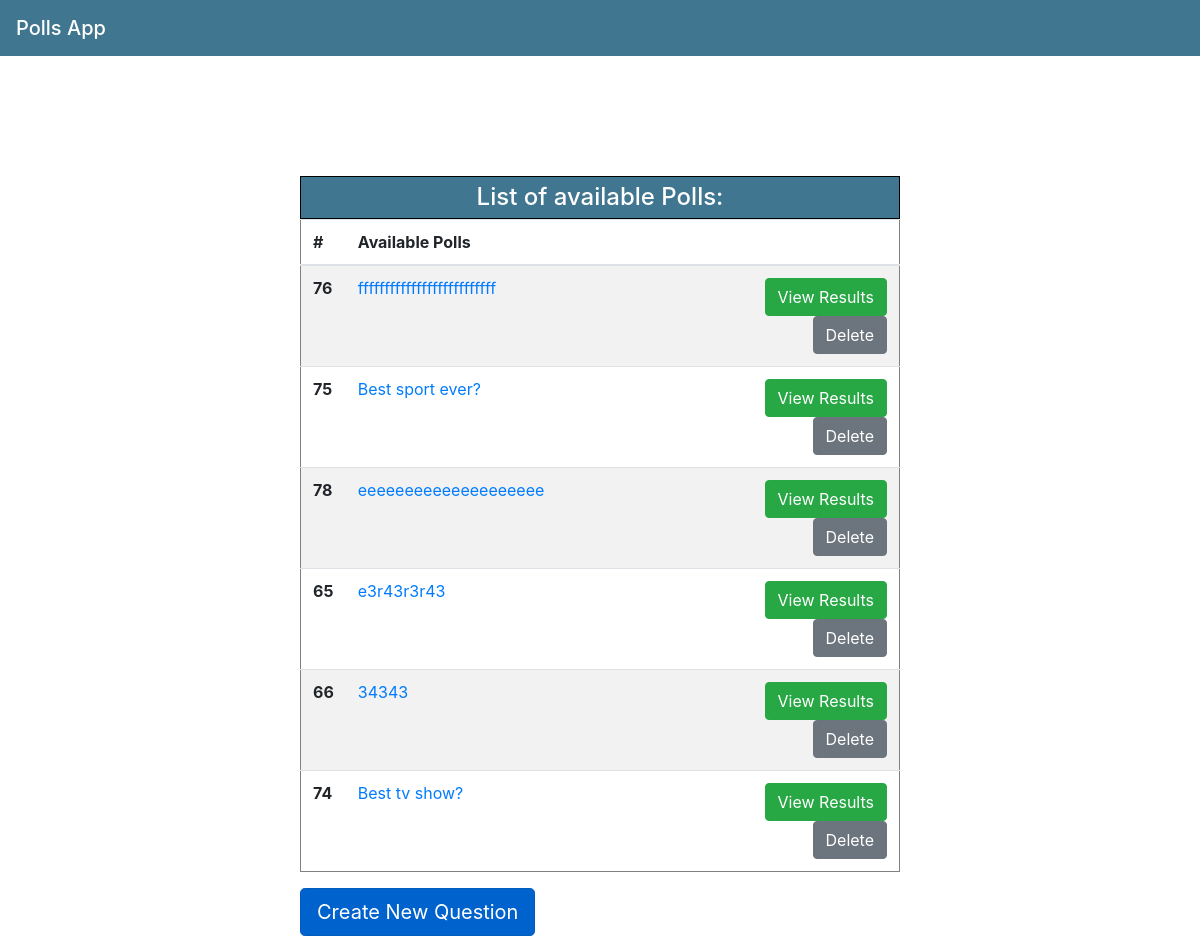
Before: /polls/ with the older database file.
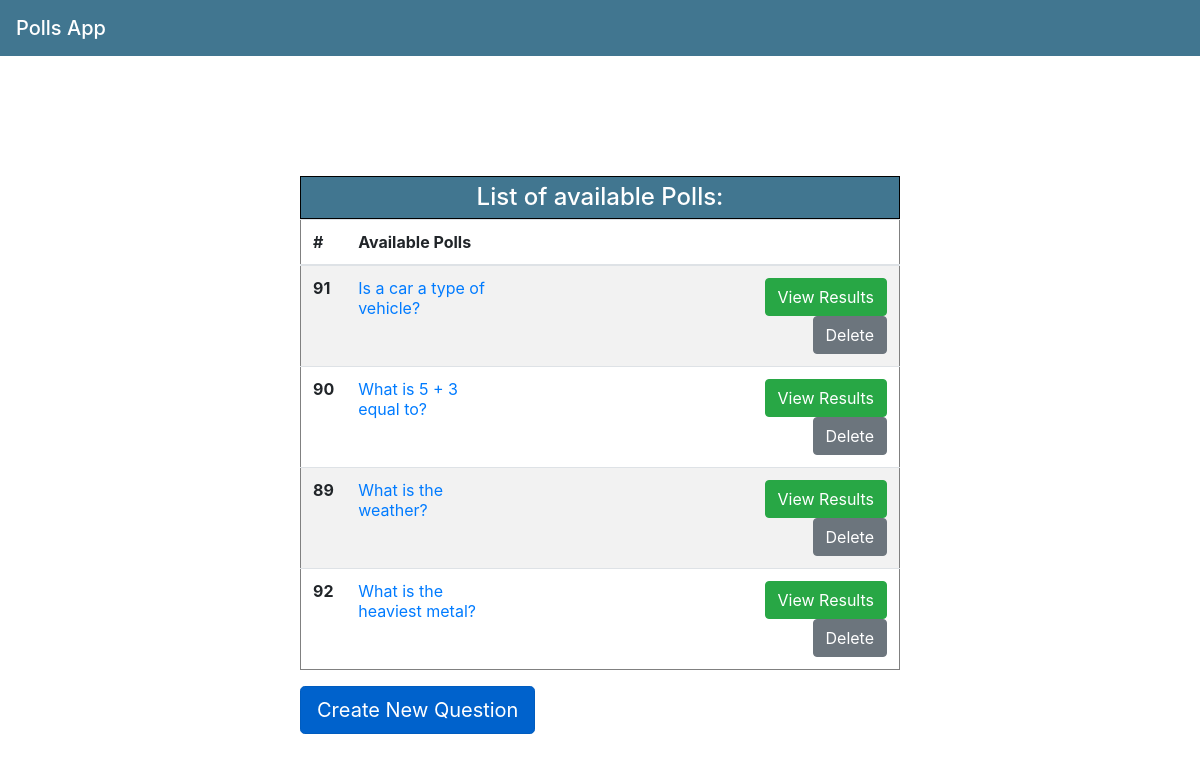
After: the same page with the newer database file.
### polls/models.py (models this page shows, shortened)
class Question(models.Model):
    question_text = models.CharField(max_length=200)
    pub_date = models.DateTimeField('date published')

### polls/views.py (the view)
# urls.py: path('', views.IndexView.as_view(), name='index'),
class IndexView(generic.ListView):
    template_name = 'polls/index.html'
    context_object_name = 'latest_question_list'
    def get_queryset(self):
        return Question.objects.order_by('-pub_date')[:6]

### polls/templates/polls/index.html
{% extends 'polls/base.html' %}
{% block content %}
    <div class="pollsContainer">
        <table class="table table-striped pollsTable">
             <thead>
                    <tr>
                        <h4 class = "listTitle">List of available Polls:</h4>
                    </tr>
                    <tr class="rowTable">
                        <th scope="col">#</th>
                        <th scope="col">Available Polls</th>
                        <th scope="col"></th>
                    </tr>
             </thead>
             <tbody>
                {% for question in latest_question_list %}
                    <tr>
                        <th scope="row">{{question.id}}</th>
                        <td><a href="{% url 'polls:detail' question.id %}">{{ question.question_text }}</a></td>
                        <td class="deleteCol"><a class="btn btn-success deleteLink" href="{% url 'polls:results' question.id %}">View Results</a><a class="btn btn-secondary deleteLink" href="{% url 'polls:delete' question.id %}">Delete</a></td>
                    </tr>
               {% endfor %}
             </tbody>
        </table>
        <a class="btn btn-primary btn-lg active" href="{% url 'polls:newQuestion'%}">Create New Question</a>
    </div>
{% endblock %}

### polls/templates/polls/base.html (shortened to what this page needs)
{% load static %}
<link rel="stylesheet" type="text/css" href='/static/polls/style.css?{% now "U" %}'>
<!doctype html>
<html lang="en">
  <head>
    <link rel="stylesheet" href="https://stackpath.bootstrapcdn.com/bootstrap/4.1.3/css/bootstrap.min.css">
  </head>
  <body>
      <nav class="navbar navBar">
        <span class="navbar-brand mb-0 h1">Polls App</span>
      </nav>
      {% block content %}
      {% endblock %}
  </body>
</html>

### polls/static/polls/style.css (style rules this page uses)
.pollsContainer { width: 50%; margin:auto; margin-top: 10%; }
.listTitle { border: 1px black solid; padding: 6px; margin: 0%; background-color: #417690; color: white; text-align: center; }
.deleteLink { margin-left: 140px; }
.navBar { background-color: #417690; color: white; }
.deleteCol { text-align: right; }
.pollsTable { border: 1px gray solid; }

Changed rows visible on the page:
removed Question: id "76", question_text "ffffffffffffffffffffffffff"
removed Question: id "75", question_text "Best sport ever?"
removed Question: id "78", question_text "eeeeeeeeeeeeeeeeeeee"
removed Question: id "65", question_text "e3r43r3r43"
removed Question: id "66", question_text "34343"
removed Question: id "74", question_text "Best tv show?"
added Question: id "91", question_text "Is a car a type of vehicle?"
added Question: id "90", question_text "What is 5 + 3 equal to?"
added Question: id "89", question_text "What is the weather?"
added Question: id "92", question_text "What is the heaviest metal?"
